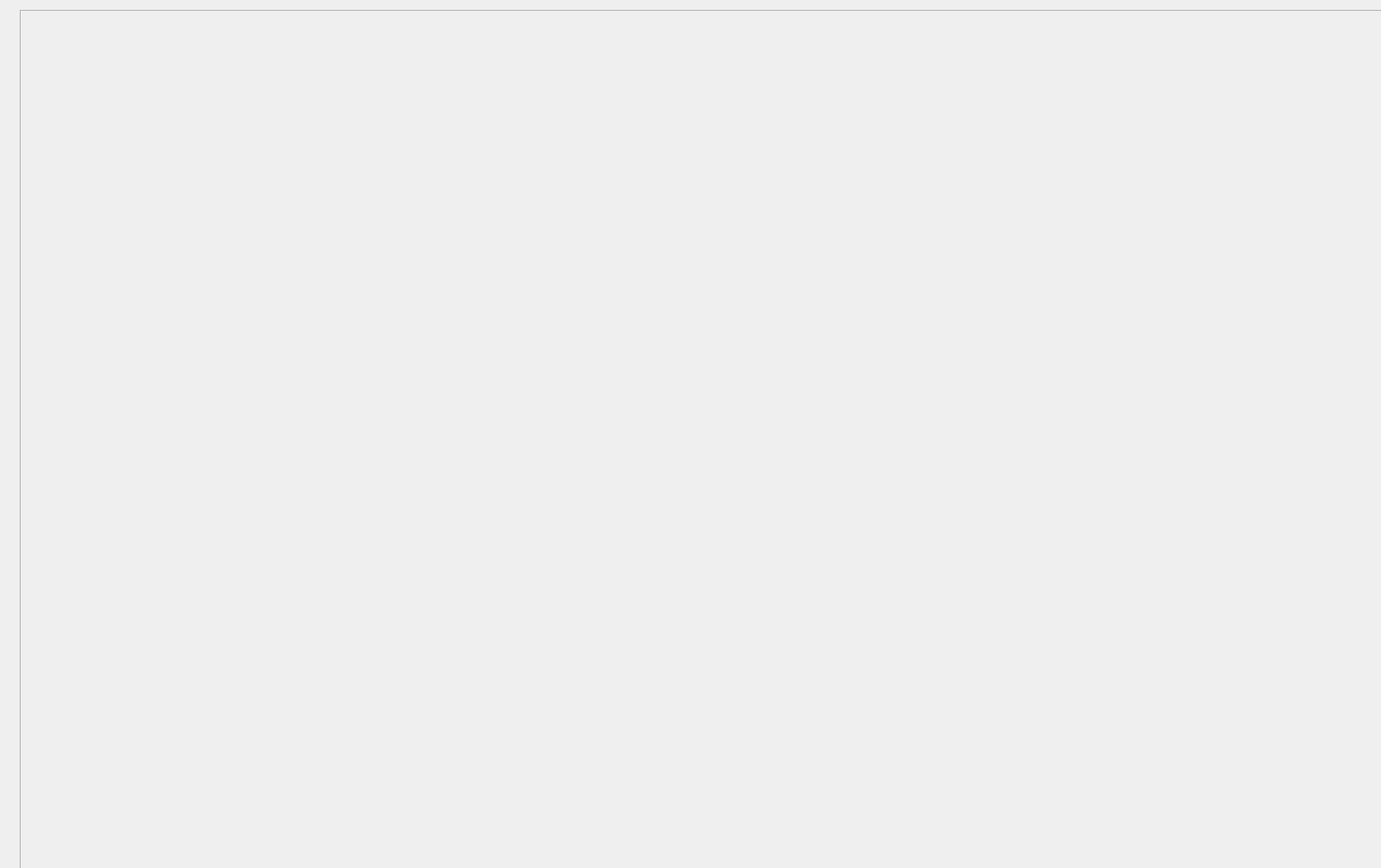
<?xml version="1.0" encoding="UTF-8"?>
<ui version="4.0">
 <class>Gameplay</class>
 <widget class="QDialog" name="Gameplay">
  <property name="enabled">
   <bool>false</bool>
  </property>
  <property name="geometry">
   <rect>
    <x>0</x>
    <y>0</y>
    <width>1400</width>
    <height>880</height>
   </rect>
  </property>
  <property name="sizePolicy">
   <sizepolicy hsizetype="Fixed" vsizetype="Fixed">
    <horstretch>0</horstretch>
    <verstretch>0</verstretch>
   </sizepolicy>
  </property>
  <property name="minimumSize">
   <size>
    <width>1400</width>
    <height>880</height>
   </size>
  </property>
  <property name="sizeIncrement">
   <size>
    <width>1400</width>
    <height>880</height>
   </size>
  </property>
  <property name="baseSize">
   <size>
    <width>1400</width>
    <height>880</height>
   </size>
  </property>
  <property name="contextMenuPolicy">
   <enum>Qt::NoContextMenu</enum>
  </property>
  <property name="windowTitle">
   <string notr="true">Gameplay</string>
  </property>
  <property name="toolTip">
   <string notr="true"/>
  </property>
  <property name="statusTip">
   <string notr="true"/>
  </property>
  <property name="whatsThis">
   <string notr="true"/>
  </property>
  <property name="accessibleName">
   <string notr="true"/>
  </property>
  <property name="accessibleDescription">
   <string notr="true"/>
  </property>
  <property name="sizeGripEnabled">
   <bool>false</bool>
  </property>
  <property name="modal">
   <bool>false</bool>
  </property>
  <widget class="QGraphicsView" name="gameScene">
   <property name="enabled">
    <bool>false</bool>
   </property>
   <property name="geometry">
    <rect>
     <x>20</x>
     <y>10</y>
     <width>1400</width>
     <height>880</height>
    </rect>
   </property>
   <property name="sizePolicy">
    <sizepolicy hsizetype="Fixed" vsizetype="Fixed">
     <horstretch>0</horstretch>
     <verstretch>0</verstretch>
    </sizepolicy>
   </property>
   <property name="minimumSize">
    <size>
     <width>1400</width>
     <height>880</height>
    </size>
   </property>
   <property name="verticalScrollBarPolicy">
    <enum>Qt::ScrollBarAlwaysOff</enum>
   </property>
   <property name="horizontalScrollBarPolicy">
    <enum>Qt::ScrollBarAlwaysOff</enum>
   </property>
   <property name="sizeAdjustPolicy">
    <enum>QAbstractScrollArea::AdjustToContents</enum>
   </property>
   <property name="sceneRect">
    <rectf>
     <x>0.000000000000000</x>
     <y>0.000000000000000</y>
     <width>1400.000000000000000</width>
     <height>880.000000000000000</height>
    </rectf>
   </property>
  </widget>
 </widget>
 <resources/>
 <connections>
  <connection>
   <sender>gameScene</sender>
   <signal>rubberBandChanged(QRect,QPointF,QPointF)</signal>
   <receiver>gameScene</receiver>
   <slot>invalidateScene()</slot>
   <hints>
    <hint type="sourcelabel">
     <x>241</x>
     <y>241</y>
    </hint>
    <hint type="destinationlabel">
     <x>241</x>
     <y>241</y>
    </hint>
   </hints>
  </connection>
 </connections>
</ui>
